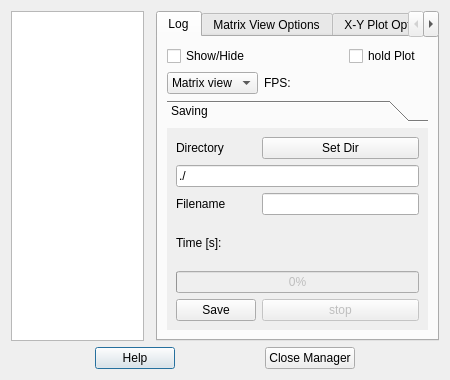
<?xml version="1.0" encoding="UTF-8"?>
<ui version="4.0">
 <class>QRL_LogsManager</class>
 <widget class="QDialog" name="QRL_LogsManager">
  <property name="geometry">
   <rect>
    <x>0</x>
    <y>0</y>
    <width>450</width>
    <height>380</height>
   </rect>
  </property>
  <property name="sizePolicy">
   <sizepolicy hsizetype="Preferred" vsizetype="Preferred">
    <horstretch>0</horstretch>
    <verstretch>0</verstretch>
   </sizepolicy>
  </property>
  <property name="minimumSize">
   <size>
    <width>450</width>
    <height>380</height>
   </size>
  </property>
  <property name="maximumSize">
   <size>
    <width>450</width>
    <height>380</height>
   </size>
  </property>
  <property name="windowTitle">
   <string>Logs Manager</string>
  </property>
  <property name="windowIcon">
   <iconset>
    <normaloff>:/icons/log_icon.xpm</normaloff>:/icons/log_icon.xpm</iconset>
  </property>
  <layout class="QGridLayout" name="gridLayout_2">
   <item row="1" column="0" colspan="3">
    <layout class="QHBoxLayout">
     <item>
      <spacer>
       <property name="orientation">
        <enum>Qt::Horizontal</enum>
       </property>
       <property name="sizeHint" stdset="0">
        <size>
         <width>40</width>
         <height>20</height>
        </size>
       </property>
      </spacer>
     </item>
     <item>
      <widget class="QPushButton" name="helpButton">
       <property name="text">
        <string>Help</string>
       </property>
      </widget>
     </item>
     <item>
      <spacer>
       <property name="orientation">
        <enum>Qt::Horizontal</enum>
       </property>
       <property name="sizeHint" stdset="0">
        <size>
         <width>16</width>
         <height>20</height>
        </size>
       </property>
      </spacer>
     </item>
     <item>
      <widget class="QPushButton" name="closeButton">
       <property name="text">
        <string>Close Manager</string>
       </property>
      </widget>
     </item>
     <item>
      <spacer>
       <property name="orientation">
        <enum>Qt::Horizontal</enum>
       </property>
       <property name="sizeHint" stdset="0">
        <size>
         <width>16</width>
         <height>20</height>
        </size>
       </property>
      </spacer>
     </item>
    </layout>
   </item>
   <item row="0" column="0">
    <widget class="QListWidget" name="logListWidget">
     <property name="sizePolicy">
      <sizepolicy hsizetype="Preferred" vsizetype="Preferred">
       <horstretch>0</horstretch>
       <verstretch>0</verstretch>
      </sizepolicy>
     </property>
     <property name="maximumSize">
      <size>
       <width>16777215</width>
       <height>16777215</height>
      </size>
     </property>
     <property name="baseSize">
      <size>
       <width>100</width>
       <height>0</height>
      </size>
     </property>
    </widget>
   </item>
   <item row="0" column="2">
    <widget class="QTabWidget" name="tabWidget">
     <property name="currentIndex">
      <number>0</number>
     </property>
     <widget class="QWidget" name="Log">
      <attribute name="title">
       <string>Log</string>
      </attribute>
      <layout class="QGridLayout" name="gridLayout">
       <item row="0" column="0">
        <widget class="QCheckBox" name="showCheckBox">
         <property name="text">
          <string>Show/Hide</string>
         </property>
        </widget>
       </item>
       <item row="0" column="2">
        <widget class="QCheckBox" name="holdCheckBox">
         <property name="toolTip">
          <string>stop plotting will reduce cpu load. Saving is still possible!</string>
         </property>
         <property name="text">
          <string>hold Plot</string>
         </property>
        </widget>
       </item>
       <item row="5" column="0" colspan="3">
        <widget class="QToolBox" name="toolBox">
         <property name="currentIndex">
          <number>0</number>
         </property>
         <widget class="QWidget" name="page_2">
          <property name="geometry">
           <rect>
            <x>0</x>
            <y>0</y>
            <width>288</width>
            <height>208</height>
           </rect>
          </property>
          <attribute name="label">
           <string>Saving</string>
          </attribute>
          <layout class="QGridLayout" name="gridLayout_3">
           <item row="1" column="0">
            <widget class="QLabel" name="label_3">
             <property name="text">
              <string>Directory</string>
             </property>
            </widget>
           </item>
           <item row="1" column="1">
            <widget class="QPushButton" name="dirPushButton">
             <property name="toolTip">
              <string>set directory for saving</string>
             </property>
             <property name="text">
              <string>Set Dir</string>
             </property>
            </widget>
           </item>
           <item row="2" column="0" colspan="2">
            <widget class="QLineEdit" name="dirLineEdit">
             <property name="toolTip">
              <string>Directory in which the file will be saved</string>
             </property>
             <property name="text">
              <string>./</string>
             </property>
            </widget>
           </item>
           <item row="3" column="0">
            <widget class="QLabel" name="label_2">
             <property name="text">
              <string>Filename</string>
             </property>
            </widget>
           </item>
           <item row="3" column="1">
            <widget class="QLineEdit" name="fileLineEdit">
             <property name="toolTip">
              <string>Filename</string>
             </property>
            </widget>
           </item>
           <item row="4" column="0">
            <widget class="QLabel" name="label">
             <property name="text">
              <string>Time [s]:</string>
             </property>
            </widget>
           </item>
           <item row="4" column="1">
            <widget class="QwtCounter" name="timeCounter">
             <property name="toolTip">
              <string>Time duration of the next saving</string>
             </property>
             <property name="numButtons">
              <number>0</number>
             </property>
             <property name="minValue">
              <double>0.000000000000000</double>
             </property>
             <property name="maxValue">
              <double>1000000.000000000000000</double>
             </property>
             <property name="value">
              <double>1.000000000000000</double>
             </property>
            </widget>
           </item>
           <item row="5" column="0" colspan="2">
            <widget class="QProgressBar" name="saveProgressBar">
             <property name="enabled">
              <bool>false</bool>
             </property>
             <property name="value">
              <number>0</number>
             </property>
             <property name="textVisible">
              <bool>true</bool>
             </property>
             <property name="format">
              <string>%p%</string>
             </property>
            </widget>
           </item>
           <item row="6" column="0">
            <widget class="QPushButton" name="savePushButton">
             <property name="toolTip">
              <string>start saving</string>
             </property>
             <property name="text">
              <string>Save</string>
             </property>
             <property name="checkable">
              <bool>true</bool>
             </property>
             <property name="autoDefault">
              <bool>false</bool>
             </property>
            </widget>
           </item>
           <item row="6" column="1">
            <widget class="QPushButton" name="stopPushButton">
             <property name="enabled">
              <bool>false</bool>
             </property>
             <property name="toolTip">
              <string>stop saving</string>
             </property>
             <property name="text">
              <string>stop</string>
             </property>
            </widget>
           </item>
          </layout>
         </widget>
        </widget>
       </item>
       <item row="3" column="0">
        <widget class="QComboBox" name="viewComboBox">
         <item>
          <property name="text">
           <string>Matrix view</string>
          </property>
         </item>
         <item>
          <property name="text">
           <string>x-y plot</string>
          </property>
         </item>
        </widget>
       </item>
       <item row="3" column="2">
        <widget class="QwtCounter" name="rrCounter">
         <property name="numButtons">
          <number>1</number>
         </property>
         <property name="basicstep" stdset="0">
          <double>0.100000000000000</double>
         </property>
         <property name="maxValue">
          <double>10000000.000000000000000</double>
         </property>
         <property name="value">
          <double>10.000000000000000</double>
         </property>
        </widget>
       </item>
       <item row="3" column="1">
        <widget class="QLabel" name="label_15">
         <property name="text">
          <string>FPS:</string>
         </property>
        </widget>
       </item>
      </layout>
     </widget>
     <widget class="QWidget" name="matrixView">
      <attribute name="title">
       <string>Matrix View Options</string>
      </attribute>
      <layout class="QGridLayout" name="gridLayout_4">
       <item row="1" column="0">
        <widget class="QLineEdit" name="rowDimLineEdit">
         <property name="readOnly">
          <bool>true</bool>
         </property>
        </widget>
       </item>
       <item row="1" column="2">
        <widget class="QLineEdit" name="colDimLineEdit">
         <property name="autoFillBackground">
          <bool>false</bool>
         </property>
         <property name="readOnly">
          <bool>true</bool>
         </property>
        </widget>
       </item>
       <item row="1" column="3">
        <widget class="QComboBox" name="delegateComboBox">
         <item>
          <property name="text">
           <string>Colorbar</string>
          </property>
         </item>
         <item>
          <property name="text">
           <string>Black/White</string>
          </property>
         </item>
         <item>
          <property name="text">
           <string>Pixel</string>
          </property>
         </item>
        </widget>
       </item>
       <item row="2" column="3">
        <widget class="QLabel" name="label_5">
         <property name="text">
          <string>Fullscale from:</string>
         </property>
        </widget>
       </item>
       <item row="2" column="0" rowspan="6" colspan="3">
        <widget class="QTableView" name="legendTableView"/>
       </item>
       <item row="7" column="3">
        <widget class="QSpinBox" name="pixelSizeSpinBox">
         <property name="maximum">
          <number>500</number>
         </property>
         <property name="value">
          <number>24</number>
         </property>
        </widget>
       </item>
       <item row="6" column="3">
        <widget class="QLabel" name="label_6">
         <property name="text">
          <string>Cell size (px):</string>
         </property>
        </widget>
       </item>
       <item row="1" column="1">
        <spacer name="horizontalSpacer">
         <property name="orientation">
          <enum>Qt::Horizontal</enum>
         </property>
         <property name="sizeHint" stdset="0">
          <size>
           <width>21</width>
           <height>25</height>
          </size>
         </property>
        </spacer>
       </item>
       <item row="0" column="0" colspan="3">
        <widget class="QLabel" name="label_4">
         <property name="text">
          <string>Matrix Dim (row x col):</string>
         </property>
        </widget>
       </item>
       <item row="3" column="3">
        <widget class="QwtCounter" name="minScaleCounter">
         <property name="numButtons">
          <number>0</number>
         </property>
         <property name="basicstep" stdset="0">
          <double>1.000000000000000</double>
         </property>
         <property name="minValue">
          <double>-10000000.000000000000000</double>
         </property>
         <property name="maxValue">
          <double>10000000.000000000000000</double>
         </property>
        </widget>
       </item>
       <item row="4" column="3">
        <widget class="QLabel" name="label_7">
         <property name="text">
          <string>to</string>
         </property>
        </widget>
       </item>
       <item row="5" column="3">
        <widget class="QwtCounter" name="maxScaleCounter">
         <property name="numButtons">
          <number>0</number>
         </property>
         <property name="basicstep" stdset="0">
          <double>1.000000000000000</double>
         </property>
         <property name="minValue">
          <double>-10000000.000000000000000</double>
         </property>
         <property name="maxValue">
          <double>10000000.000000000000000</double>
         </property>
         <property name="value">
          <double>1.000000000000000</double>
         </property>
        </widget>
       </item>
       <item row="0" column="3">
        <widget class="QCheckBox" name="viewNumberCheckBox">
         <property name="font">
          <font>
           <pointsize>9</pointsize>
          </font>
         </property>
         <property name="text">
          <string>View Cell Number</string>
         </property>
        </widget>
       </item>
      </layout>
     </widget>
     <widget class="QWidget" name="xyPlot">
      <attribute name="title">
       <string>X-Y Plot Options</string>
      </attribute>
      <layout class="QGridLayout" name="gridLayout_5">
       <item row="0" column="0" colspan="2">
        <layout class="QHBoxLayout" name="horizontalLayout">
         <item>
          <widget class="QLabel" name="label_9">
           <property name="text">
            <string>Hist length</string>
           </property>
          </widget>
         </item>
         <item>
          <widget class="QwtCounter" name="histLengthDistCounter">
           <property name="numButtons">
            <number>0</number>
           </property>
           <property name="basicstep" stdset="0">
            <double>1.000000000000000</double>
           </property>
           <property name="maxValue">
            <double>1000000000.000000000000000</double>
           </property>
           <property name="value">
            <double>100.000000000000000</double>
           </property>
          </widget>
         </item>
        </layout>
       </item>
       <item row="1" column="0" colspan="2">
        <layout class="QHBoxLayout" name="horizontalLayout_2">
         <item>
          <widget class="QLabel" name="label_10">
           <property name="text">
            <string>Point distance</string>
           </property>
          </widget>
         </item>
         <item>
          <widget class="QwtCounter" name="pointDistCounter">
           <property name="numButtons">
            <number>0</number>
           </property>
           <property name="basicstep" stdset="0">
            <double>1.000000000000000</double>
           </property>
           <property name="maxValue">
            <double>1000000000.000000000000000</double>
           </property>
           <property name="value">
            <double>100.000000000000000</double>
           </property>
          </widget>
         </item>
        </layout>
       </item>
       <item row="2" column="0">
        <layout class="QHBoxLayout" name="horizontalLayout_3">
         <item>
          <widget class="QLabel" name="label_11">
           <property name="text">
            <string>dx</string>
           </property>
          </widget>
         </item>
         <item>
          <widget class="QComboBox" name="dxComboBox">
           <property name="editable">
            <bool>true</bool>
           </property>
           <property name="currentIndex">
            <number>6</number>
           </property>
           <item>
            <property name="text">
             <string>0.005</string>
            </property>
           </item>
           <item>
            <property name="text">
             <string>0.01</string>
            </property>
           </item>
           <item>
            <property name="text">
             <string>0.05</string>
            </property>
           </item>
           <item>
            <property name="text">
             <string>0.1</string>
            </property>
           </item>
           <item>
            <property name="text">
             <string>0.5</string>
            </property>
           </item>
           <item>
            <property name="text">
             <string>1</string>
            </property>
           </item>
           <item>
            <property name="text">
             <string>2</string>
            </property>
           </item>
           <item>
            <property name="text">
             <string>5</string>
            </property>
           </item>
           <item>
            <property name="text">
             <string>10</string>
            </property>
           </item>
           <item>
            <property name="text">
             <string>50</string>
            </property>
           </item>
           <item>
            <property name="text">
             <string>100</string>
            </property>
           </item>
          </widget>
         </item>
        </layout>
       </item>
       <item row="2" column="1">
        <layout class="QHBoxLayout" name="horizontalLayout_4">
         <item>
          <widget class="QLabel" name="label_12">
           <property name="text">
            <string>offset x</string>
           </property>
          </widget>
         </item>
         <item>
          <widget class="QwtCounter" name="xOffsetCounter">
           <property name="numButtons">
            <number>0</number>
           </property>
           <property name="minValue">
            <double>-100000000.000000000000000</double>
           </property>
           <property name="maxValue">
            <double>100000000.000000000000000</double>
           </property>
          </widget>
         </item>
        </layout>
       </item>
       <item row="3" column="0">
        <layout class="QHBoxLayout" name="horizontalLayout_5">
         <item>
          <widget class="QLabel" name="label_13">
           <property name="text">
            <string>dy</string>
           </property>
          </widget>
         </item>
         <item>
          <widget class="QComboBox" name="dyComboBox">
           <property name="editable">
            <bool>true</bool>
           </property>
           <property name="currentIndex">
            <number>6</number>
           </property>
           <item>
            <property name="text">
             <string>0.005</string>
            </property>
           </item>
           <item>
            <property name="text">
             <string>0.01</string>
            </property>
           </item>
           <item>
            <property name="text">
             <string>0.05</string>
            </property>
           </item>
           <item>
            <property name="text">
             <string>0.1</string>
            </property>
           </item>
           <item>
            <property name="text">
             <string>0.5</string>
            </property>
           </item>
           <item>
            <property name="text">
             <string>1</string>
            </property>
           </item>
           <item>
            <property name="text">
             <string>2</string>
            </property>
           </item>
           <item>
            <property name="text">
             <string>5</string>
            </property>
           </item>
           <item>
            <property name="text">
             <string>10</string>
            </property>
           </item>
           <item>
            <property name="text">
             <string>50</string>
            </property>
           </item>
           <item>
            <property name="text">
             <string>100</string>
            </property>
           </item>
          </widget>
         </item>
        </layout>
       </item>
       <item row="3" column="1">
        <layout class="QHBoxLayout" name="horizontalLayout_6">
         <item>
          <widget class="QLabel" name="label_14">
           <property name="text">
            <string>offset y</string>
           </property>
          </widget>
         </item>
         <item>
          <widget class="QwtCounter" name="yOffsetCounter">
           <property name="numButtons">
            <number>0</number>
           </property>
           <property name="minValue">
            <double>-100000000.000000000000000</double>
           </property>
           <property name="maxValue">
            <double>100000000.000000000000000</double>
           </property>
          </widget>
         </item>
        </layout>
       </item>
      </layout>
     </widget>
    </widget>
   </item>
  </layout>
 </widget>
 <customwidgets>
  <customwidget>
   <class>QwtCounter</class>
   <extends>QWidget</extends>
   <header>qwt_counter.h</header>
  </customwidget>
 </customwidgets>
 <resources/>
 <connections>
  <connection>
   <sender>closeButton</sender>
   <signal>clicked()</signal>
   <receiver>QRL_LogsManager</receiver>
   <slot>hide()</slot>
   <hints>
    <hint type="sourcelabel">
     <x>304</x>
     <y>339</y>
    </hint>
    <hint type="destinationlabel">
     <x>394</x>
     <y>334</y>
    </hint>
   </hints>
  </connection>
 </connections>
</ui>
